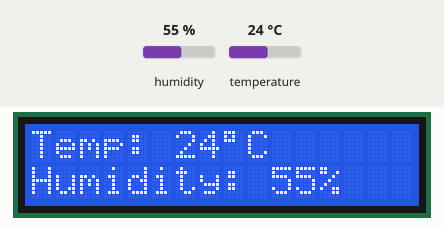
Bench run of a sketch on a simulated Arduino Uno, built with avr-gcc and run on an emulated ATmega328P. Parts: 16×2 character LCD. The test bench sets the inputs (shaded band); at power-on: humidity 55 %, temperature 24 °C.

Above: at 1.2 s.
1.3 s: humidity set to 22 %
At 2.6 s:
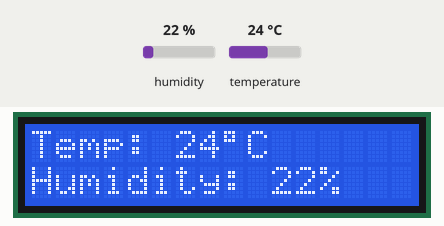
3.7 s: temperature set to 12 °C
At 5.2 s:
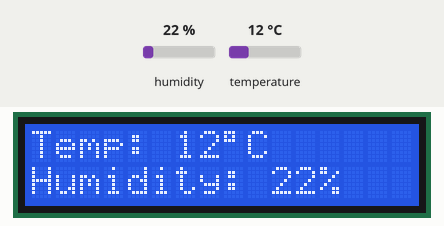
5.7 s: humidity set to 40 %
At 7.5 s:
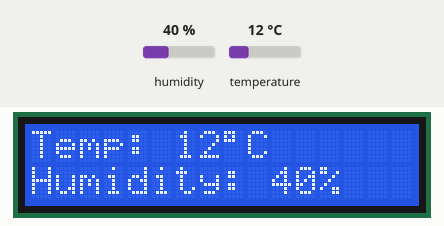
7.8 s: temperature set to 19 °C
At 9.0 s:
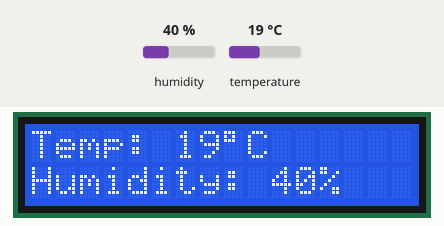
Timing chart, 0 to 10.8 s (numbered marks = the images above; inputs shaded):
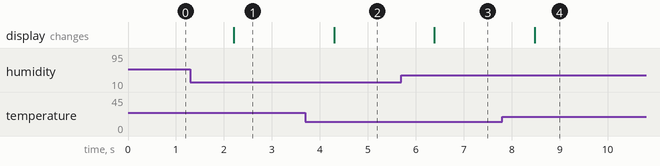

The sketch:

arduino_weather_station_fixed.ino
```cpp
#include <SimpleDHT.h>
#include <LiquidCrystal_I2C.h>

LiquidCrystal_I2C lcd(0x27, 16, 2);

#define DHT11_PIN 3

SimpleDHT11 dht11(DHT11_PIN);

void setup(){
  lcd.init();
  lcd.backlight();
}

void loop(){
  byte temperature = 0;
  byte humidity = 0;
  int chk = dht11.read(&temperature, &humidity, NULL);
  lcd.setCursor(0,0);
  lcd.print("Temp: ");
  lcd.print(temperature);
  lcd.print((char)223);
  lcd.print("C");
  lcd.setCursor(0,1);
  lcd.print("Humidity: ");
  lcd.print(humidity);
  lcd.print("%");
  delay(1000);
}
```

Measured:
- after the input at 1.3 s, the display: changes after 0.90 s (image 1)
- after the input at 3.7 s, the display: changes after 0.60 s (image 2)
- after the input at 5.7 s, the display: changes after 0.69 s (image 3)
- after the input at 7.8 s, the display: changes after 0.68 s (image 4)
